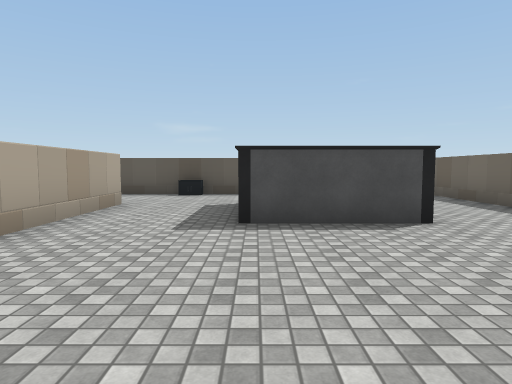
View 1 (above)

20 first-person views from a walk through a Unity game level. The camera is 1.4 m above the floor, tilts 4° down and sees 75° across. The floor is counted in squares, 2 m on a side. Each view is taken from the middle of a square. On the plan, view 1 faces up. The plan holds only what a view shows up to about 10 squares ahead; the rest is blank. The place goes on beyond the plan. The player character is not drawn. Some animated figures are left out. Door leaves are left out, so doorways stand open. Some surface patterns are stand-ins.

View 2
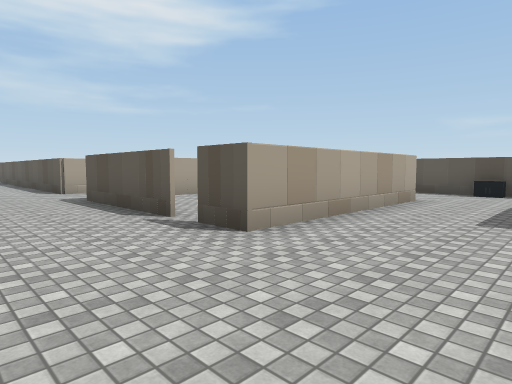

View 3
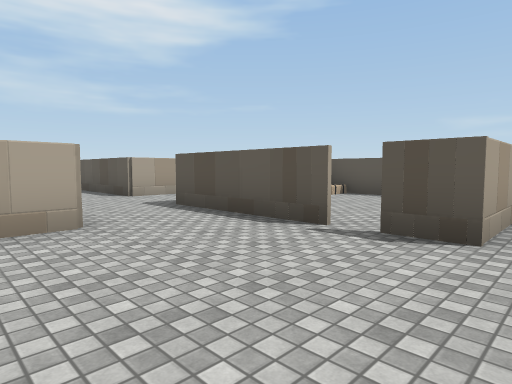

View 4
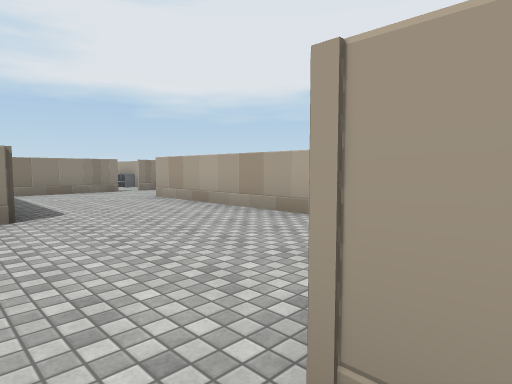

View 5
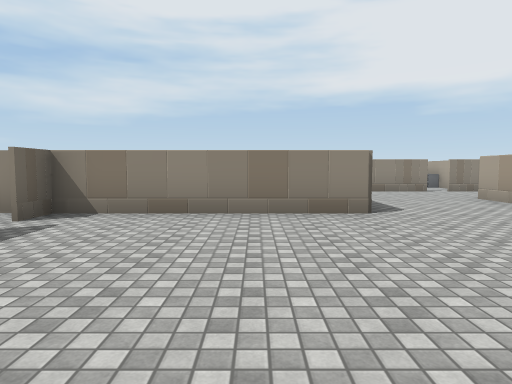

View 6
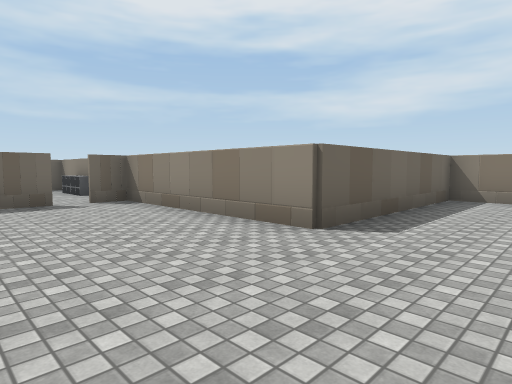

View 7
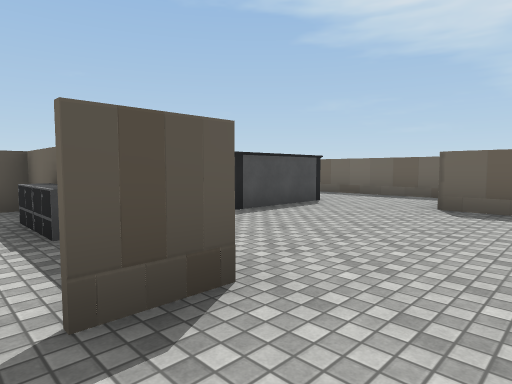

View 8
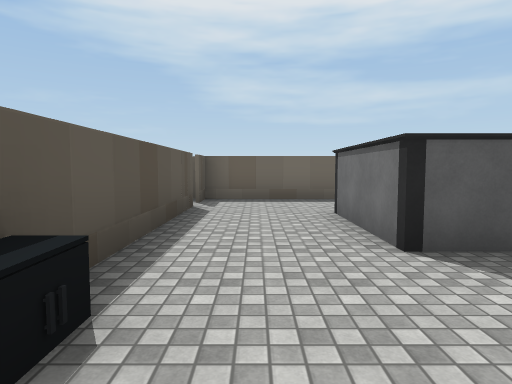

View 9
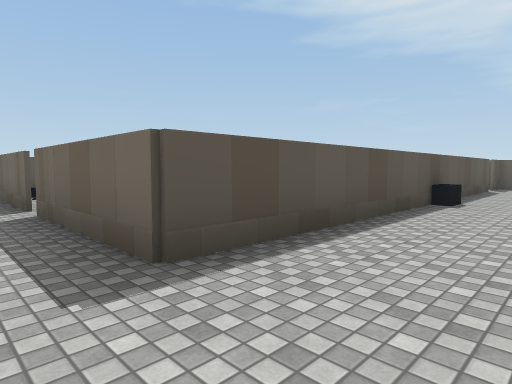

View 10
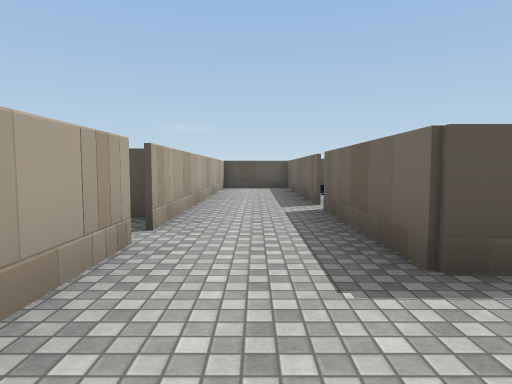

View 11
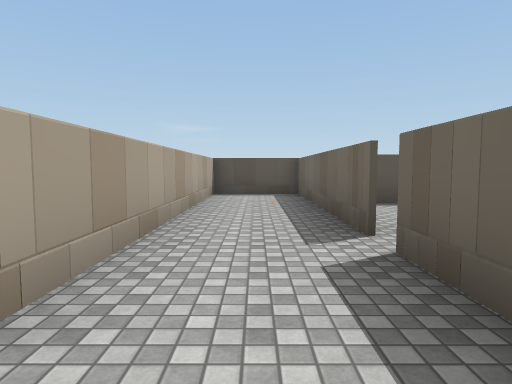

View 12
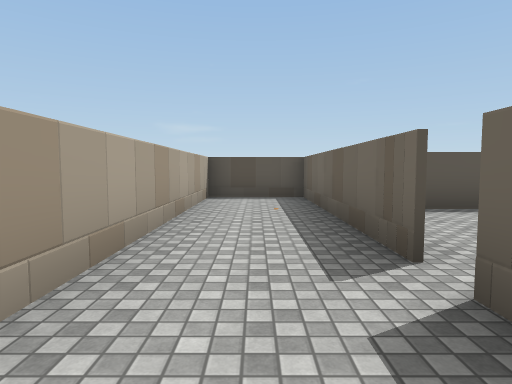

View 13
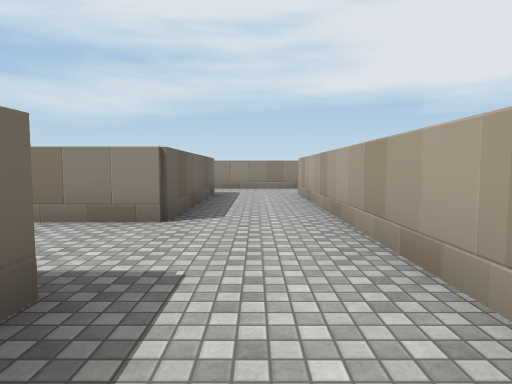

View 14
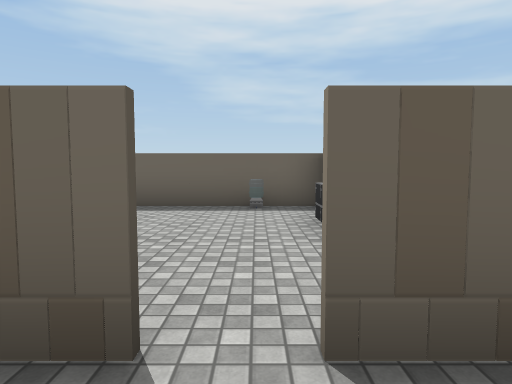

View 15
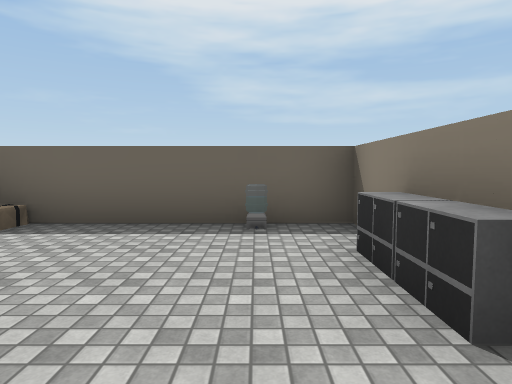

View 16
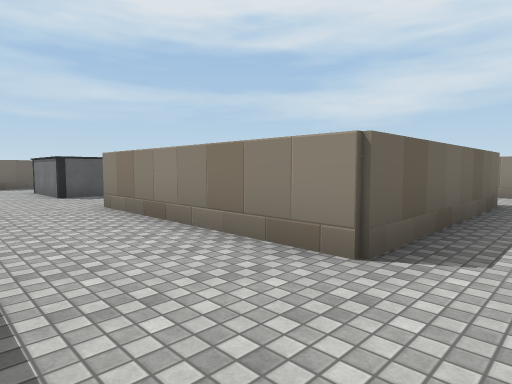

View 17
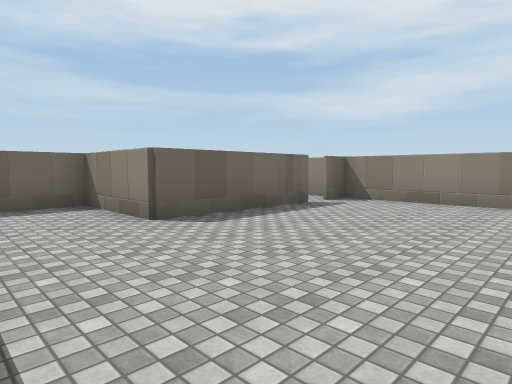

View 18
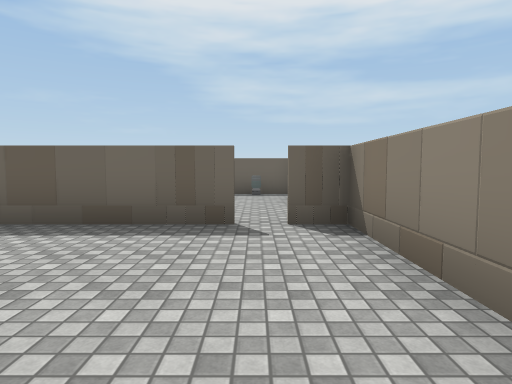

View 19
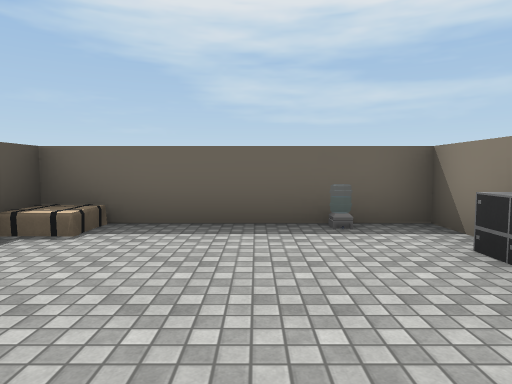

View 20
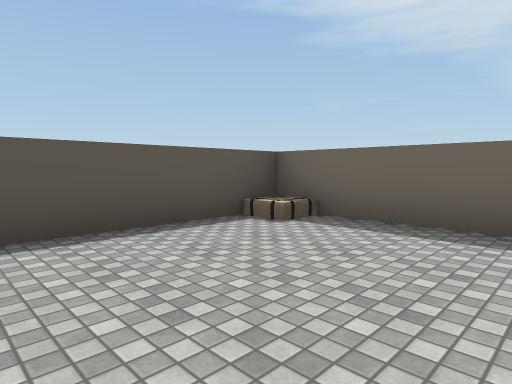

### Floor plan
Ten units are one square. View 1 is at (0, 0); x grows to the right and y downward. Boxes are objects, and circles mark ways between rooms. Rooms are numbered by the first view taken in them; rooms with no view inside come last. Other rooms are left out.
<svg viewBox="-130 -197 208 284">
<path fill="none" stroke="#000" d="M-63 7 -60 14M-62 6 -62 58M-62 -16 -68 -14M-42 -15 -78 -15 -78 -55M-102 -64 -102 -15 -125 -15M-28 32 19 32M-27 -35 -27 -15 -36 -15M-61 82 -28 82 -28 32 -24 30M-5 33 1 31 7 33 14 30M23 -1 21 -8 23 -14M23 -8 20 -15M22 18 22 -18M22 32 22 24M24 -42 -2 -42 -2 -55M-78 -104 -80 -109M-102 -101 -102 -64M-101 -131 -103 -126M-78 -134 -78 -192 -102 -192 -102 -108M-70 -92 -77 -89 -80 -96M-102 -81 -100 -76M-78 -67 -27 -67M-103 -67 -101 -61M-73 -66 -68 -68M-32 -91 -37 -93M-25 -92 -78 -92 -78 -128M-51 -167 -71 -167M-46 -117 -28 -117 -28 -164M55 -17 34 -17M54 32 73 32 73 -15M19 32 34 32M-2 -55 -2 -67 24 -67M32 -92 -25 -92M-27 -67 -27 -54M48 -92 39 -92M47 -45 47 -95M-59 -66 -73 -66M-28 -54 -28 -66 -32 -66M-77 -45 -77 -36M-78 -55 -78 -67M45 -27 48 -34M22 -18 47 -18 47 -45"/>
<rect x="-25" y="-95" width="10" height="10" fill="#bbb"><title>cabinet</title></rect>
<rect x="-85" y="-65" width="10" height="10" fill="#bbb"><title>other object</title></rect>
<rect x="-35" y="-45" width="10" height="10" fill="#bbb"><title>cabinet</title></rect>
<rect x="-35" y="-55" width="10" height="10" fill="#bbb"><title>cabinet</title></rect>
<circle cx="-90" cy="-70" r="3" fill="#2a7"/>
<circle cx="20" cy="20" r="3" fill="#2a7"/>
<circle cx="-15" cy="-60" r="3" fill="#2a7"/>
<circle cx="-40" cy="-15" r="3" fill="#2a7"/>
<circle cx="20" cy="-35" r="3" fill="#2a7"/>
<circle cx="-80" cy="-130" r="3" fill="#2a7"/>
<circle cx="-30" cy="-80" r="3" fill="#2a7"/>
<circle cx="35" cy="-55" r="3" fill="#2a7"/>
<text x="-100" y="0">1</text>
<text x="-90" y="-110">2</text>
<text x="-60" y="-150">3</text>
<text x="40" y="0">4</text>
<text x="10" y="-70">5</text>
<text x="-50" y="-50">6</text>
<text x="30" y="-40">7</text>
</svg>
Room 1 opens to room 2. Room 1 opens to room 4. Room 1 opens to room 5. Room 1 opens to room 6. Room 1 opens to room 7. Room 2 opens to room 3. Room 2 opens to room 5. Room 5 opens to room 7.

Where each view was taken, in squares from view 1:
view 1: 0 up, 0 right, facing up
view 2: 1 down, 0 right, facing up-left
view 3: 2 down, 2 left, facing up-left
view 4: 2 up, 2 left, facing down-left
view 5: 2 up, 1 left, facing down
view 6: 0 up, 5 left, facing down-right
view 7: 0 up, 4 left, facing up-right
view 8: 8 up, 3 left, facing right
view 9: 7 up, 9 left, facing up-right
view 10: 7 up, 9 left, facing up
view 11: 10 up, 9 left, facing up
view 12: 11 up, 9 left, facing up
view 13: 11 up, 9 left, facing down
view 14: 13 up, 9 left, facing right
view 15: 13 up, 7 left, facing right
view 16: 9 up, 9 left, facing down-right
view 17: 4 up, 2 left, facing down-right
view 18: 2 down, 2 left, facing right
view 19: 1 down, 3 right, facing right
view 20: 2 down, 3 right, facing up-right
